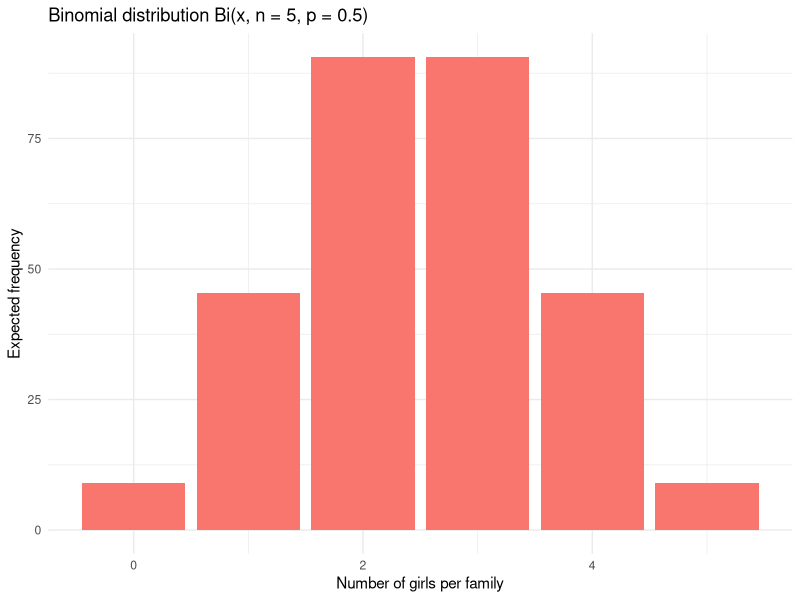

Write R code to recreate this figure. (Note: this script raises an error after producing the figure.)

##################################### CHI-SQUARE GOODNESS OF FIT TEST ################
#The chi-square goodness of fit test is used to compare the observed distribution 
#to an expected distribution, in a situation where we have two or 
#more categories/levels in a discrete data. In other words, it compares multiple 
#observed proportions to expected probabilities. 

#####################################################################

#Collecting wild tulips, find 81 are red, 50 are yellow, and 27 are white
#Could ask: Are the colors equally distributed?  1/3 of each color?
#could ask: What we were expecting is below, so is there a significant
#difference between observed color proportions and the expected proportions?
#     red:yellow:white to be 3:2:1, so 1/2 should be red
#     1/3 should be yellow, 1/6 should be white

#NULL hypothesis: there is no significant difference between observed and expected
#ALTERNATIVE hypothesis: there is a significant diff between observed and expected

################# Test : are the colors equally common #UNIFORM DISTRIBUTION 
tulips.distribution <- c(81, 50, 27)
test <- chisq.test(tulips.distribution, p=c(1/3, 1/3, 1/3))
test
test$p.value

# conclusion: p-value is below 0.05.
#the observed proportions are significantly different from the
# expected proportions

# check that the expected values are all ABOVE FIVE
test$expected
test$parameter  #get degrees of freedom

###################Test : are the proportions 3:2:1?    #RANDOM DISTRIBUTION

tulips.observed <- c(81, 50, 27)    #(red, yellow, white)
tulips.expectproportions <- c(3/6, 2/6, 1/6) #red:yellow:white

test <- chisq.test(tulips.observed, p=tulips.expectproportions)
test

#The observed proportions  are NOT significantly different from the expected
#proportions.
test$p.value
# check that the expected values are all ABOVE FIVE
test$expected

##################Test : #BINOMIAL DISTRIBUTION ######################

# https://statsandr.com/blog/one-proportion-and-goodness-of-fit-test-in-r-and-by-hand/#fnref4
# goodness of fit with a particular known distribution

#100 families with 5 children
#Question: Is the number of girls in the families following a binomial distribution?

library(dplyr)

#make a dataframe from scratch:

dat <- data.frame(
  "Girls" = c(0:5), 
  "Observed.Frequency" = c(8, 60, 65, 85, 64, 8)
)

#mutate data frame new column of relative frequency of the observations
dat <- dat %>% 
  mutate(observed_relative_freq = Observed.Frequency/sum(dat$Observed.Frequency))

dat

# Add expected frequencies based on binomial distribution;
# assume a probability of 0.5 for one baby being a girl
# dbinom(quantilesVector, size=numberOfTrials, prob=probability.success.each.trial)

dbinom(0:5, 5, 0.5)


dat <- dat %>% 
  mutate(expected_relative_freq = dbinom(0:5, 5, 0.5))


dat <- dat %>% 
  mutate(Expected.Frequency = expected_relative_freq*sum(dat$Observed.Frequency))

dat

library(ggplot2)

plot1 <- ggplot(dat, aes(x = Girls, y = Expected.Frequency)) +
  geom_bar(stat = "identity", fill = "#F8766D") +
  xlab("Number of girls per family") +
  ylab("Expected frequency") +
  labs(title = "Binomial distribution Bi(x, n = 5, p = 0.5)") +
  theme_minimal()

plot1


test <- chisq.test(dat$Observed.Frequency, p=dat$expected_relative_freq)

test$expected

test$residuals

####################### EXAMPLE: Normal Distribution from Daniel & Cross Text pp. 604ff

#https://www.youtube.com/watch?v=peEsXbdMY_4

# assess short-term clinical, economic, humanistic outcomes of pharmaceutical care services
# for patients with diabetes in community pharmacies.

# DATA SET:   47 subjects with subject counts by cholesterol range
# MEAN and SD: from the sample these values are 198.67 and 41.31 respectively
# QUESTION:   Does the data provide sufficient evidence to indicate that the cholesterol levels sample 
#             DID NOT come from a normally distributed population with alpha = 0.05?
# ASSUMPIONS: Simple random sample has been supplied
# H0 (NULL):  In the population from which the sample was drawn, cholesterol levels are normally
#             distributed
# HA (ALT):   The sample is NOT normally distributed

library(dplyr)


lowers <- seq(from=75.0, to=324.9, by=25.0)
lowers
uppers <- lowers+24.9
uppers

lowers[lowers < 100 | lowers > 300] <- NA
lowers

uppers[uppers>300] <- NA


dat <- data.frame(
  "lower" = lowers,
  "upper" = uppers,
  "Observed.Frequency" = c(NA, 1, 3, 8, 18, 6, 4, 4, 3, NA)
)

dat

dat.mean <- 198.67
dat.stdev <- 41.31

dat <- dat %>% 
  mutate(z.scores = (dat$lower - dat.mean)/dat.stdev)

dat

new_row1 <- c(NA, 99.9, NA ,  pnorm(dat$z.scores[1], mean=0, sd=1)) 

new_rowX <- c(300.0, NA, )




pnorm(-2.39, mean=0, sd=1)


1-pnorm((300 - dat.mean)/dat.stdev, mean=0, sd=1)




z.scores = (dat$lower - dat.mean)/dat.stdev

z.scores

pnorm(z.scores, mean=0, sd=1)

pnorm(1.85, mean=0, sd=1) - pnorm(1.24, mean=0, sd=1)




pnorm(0.03, mean=0, sd=1) - pnorm(-0.57, mean=0, sd=1)

(300 - dat.mean)/dat.stdev

pnorm(z.scores, 0, 1)

pnorm(2.452917, 198.65, 41.31, lower.tail = TRUE)



1-pnorm(250, 198.65, 41.31, lower.tail = TRUE)
pnorm(124.9, 198.65, 41.31, lower.tail = TRUE)
pnorm(300, 198.65, 41.31, lower.tail=FALSE)

